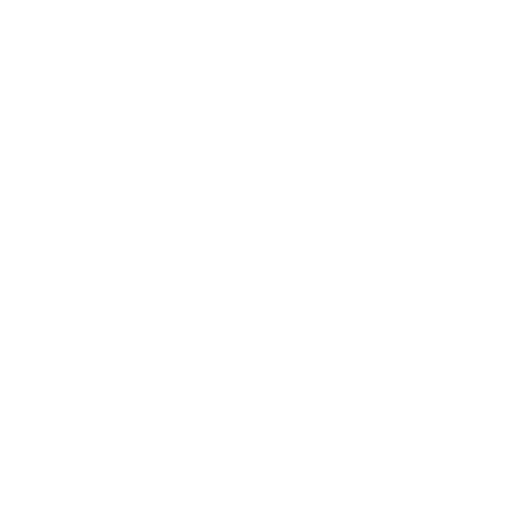
Frame 1 (no input)
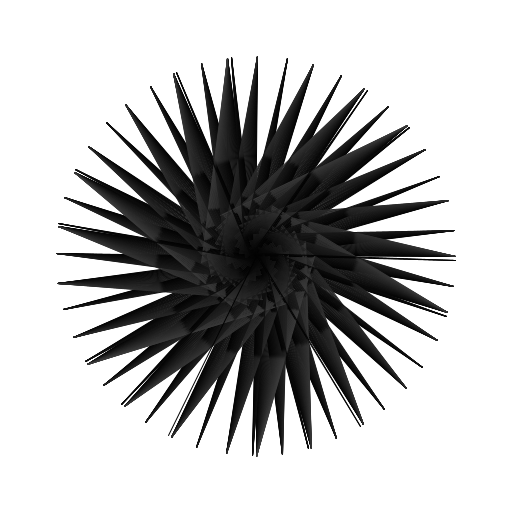
Frame 60 (the mouse pressed at the canvas centre just before this capture)
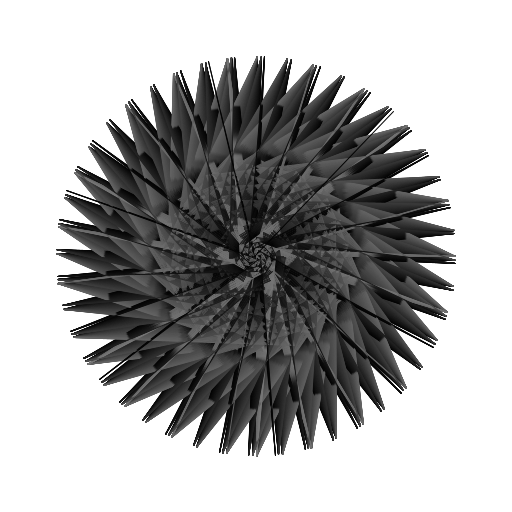
Frame 120 (the mouse held since frame 60 and released just before this capture)

The Processing sketch that drew these frames (run headless with seeded random() and noise(); from frame 60 on, the mouse is pressed at the canvas centre):

// Processing sketch: mySketch
// ── mySketch.pde
// https://www.openprocessing.org/sketch/504464

int j=0;
int f=256;

void setup() {
  size(512,512);
  background(255);
}

void draw() {
  translate(f,f);

  int i=j++;
  
  while(i-->1){
  stroke(i);
  line(i%99,0,0,200);
  rotate(1);
  }
}





/*
j=0;
f=256;

function setup() {
  createCanvas(512,512);
}

function draw() {
  translate(f,f);

  i=j++;
  
  while(i-->1){
  stroke(i);
  line(i%99,0,0,200);
  rotate(1);
  }
}*/
